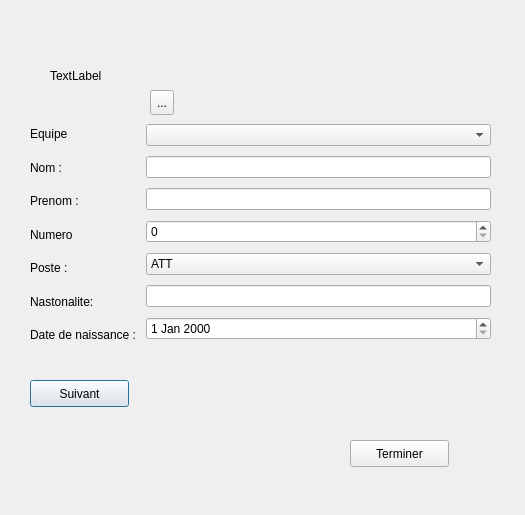
<?xml version="1.0" encoding="UTF-8"?>
<ui version="4.0">
 <class>AddPlayer</class>
 <widget class="QDialog" name="AddPlayer">
  <property name="geometry">
   <rect>
    <x>0</x>
    <y>0</y>
    <width>525</width>
    <height>515</height>
   </rect>
  </property>
  <property name="windowTitle">
   <string>Dialog</string>
  </property>
  <widget class="QLabel" name="Image">
   <property name="geometry">
    <rect>
     <x>50</x>
     <y>40</y>
     <width>81</width>
     <height>71</height>
    </rect>
   </property>
   <property name="text">
    <string>TextLabel</string>
   </property>
  </widget>
  <widget class="QPushButton" name="pushButton">
   <property name="geometry">
    <rect>
     <x>30</x>
     <y>380</y>
     <width>99</width>
     <height>27</height>
    </rect>
   </property>
   <property name="text">
    <string>Suivant</string>
   </property>
  </widget>
  <widget class="QPushButton" name="pushButton_2">
   <property name="geometry">
    <rect>
     <x>350</x>
     <y>440</y>
     <width>99</width>
     <height>27</height>
    </rect>
   </property>
   <property name="text">
    <string>Terminer</string>
   </property>
  </widget>
  <widget class="QToolButton" name="toolButton">
   <property name="geometry">
    <rect>
     <x>150</x>
     <y>90</y>
     <width>24</width>
     <height>25</height>
    </rect>
   </property>
   <property name="text">
    <string>...</string>
   </property>
  </widget>
  <widget class="QWidget" name="layoutWidget">
   <property name="geometry">
    <rect>
     <x>30</x>
     <y>120</y>
     <width>461</width>
     <height>229</height>
    </rect>
   </property>
   <layout class="QHBoxLayout" name="horizontalLayout">
    <item>
     <layout class="QVBoxLayout" name="verticalLayout">
      <item>
       <widget class="QLabel" name="label_7">
        <property name="text">
         <string>Equipe</string>
        </property>
       </widget>
      </item>
      <item>
       <widget class="QLabel" name="label_5">
        <property name="text">
         <string>Nom :</string>
        </property>
       </widget>
      </item>
      <item>
       <widget class="QLabel" name="label_4">
        <property name="text">
         <string>Prenom :</string>
        </property>
       </widget>
      </item>
      <item>
       <widget class="QLabel" name="label_8">
        <property name="text">
         <string>Numero</string>
        </property>
       </widget>
      </item>
      <item>
       <widget class="QLabel" name="label">
        <property name="text">
         <string>Poste : </string>
        </property>
       </widget>
      </item>
      <item>
       <widget class="QLabel" name="label_6">
        <property name="text">
         <string>Nastonalite: </string>
        </property>
       </widget>
      </item>
      <item>
       <widget class="QLabel" name="label_2">
        <property name="text">
         <string>Date de naissance : </string>
        </property>
       </widget>
      </item>
     </layout>
    </item>
    <item>
     <layout class="QVBoxLayout" name="verticalLayout_2">
      <item>
       <widget class="QComboBox" name="comboBox"/>
      </item>
      <item>
       <widget class="QLineEdit" name="Nom"/>
      </item>
      <item>
       <widget class="QLineEdit" name="Prenom"/>
      </item>
      <item>
       <widget class="QSpinBox" name="Num"/>
      </item>
      <item>
       <widget class="QComboBox" name="Poste">
        <item>
         <property name="text">
          <string>ATT</string>
         </property>
        </item>
        <item>
         <property name="text">
          <string>M</string>
         </property>
        </item>
        <item>
         <property name="text">
          <string>D</string>
         </property>
        </item>
        <item>
         <property name="text">
          <string>GB</string>
         </property>
        </item>
       </widget>
      </item>
      <item>
       <widget class="QLineEdit" name="Nast"/>
      </item>
      <item>
       <widget class="QDateEdit" name="dateEdit"/>
      </item>
     </layout>
    </item>
   </layout>
  </widget>
 </widget>
 <resources/>
 <connections/>
</ui>
